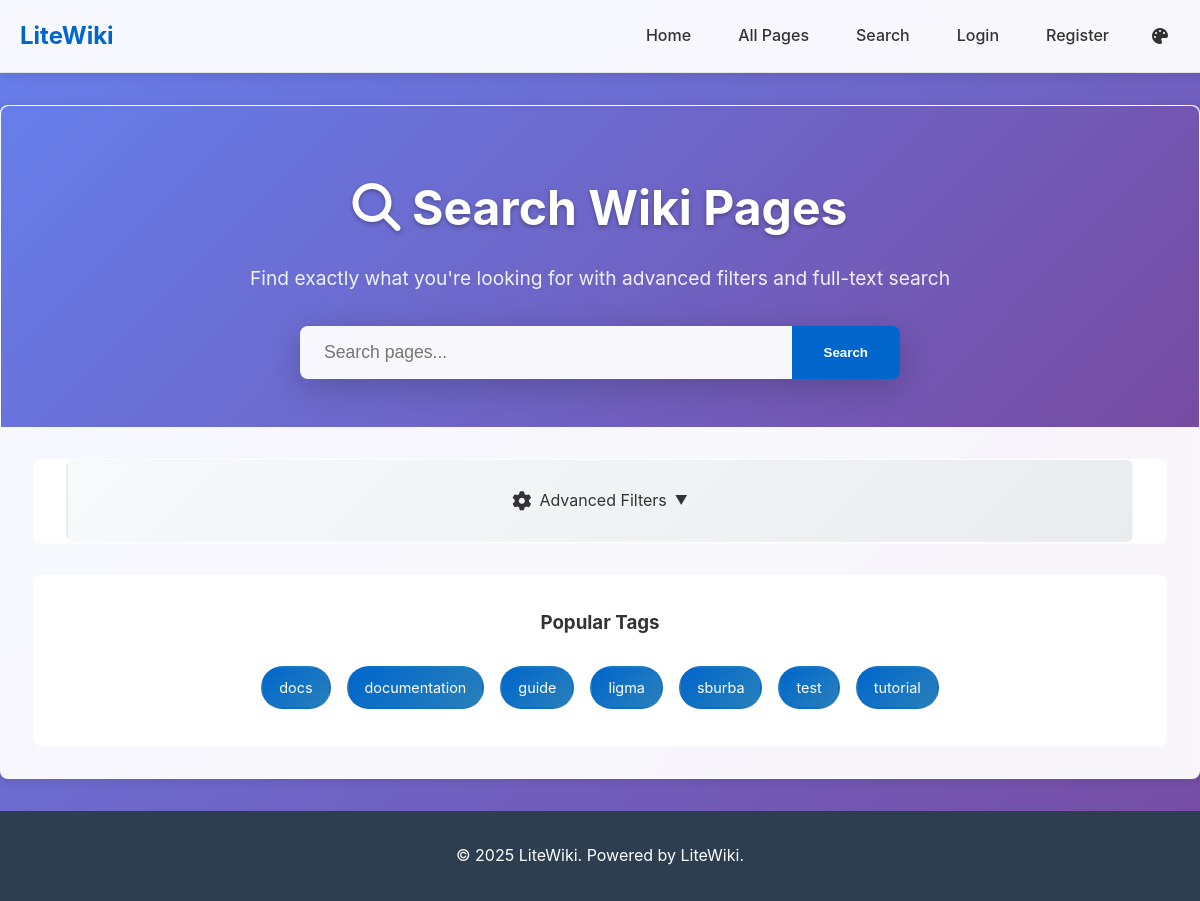
Page /?action=search on the earlier database version.
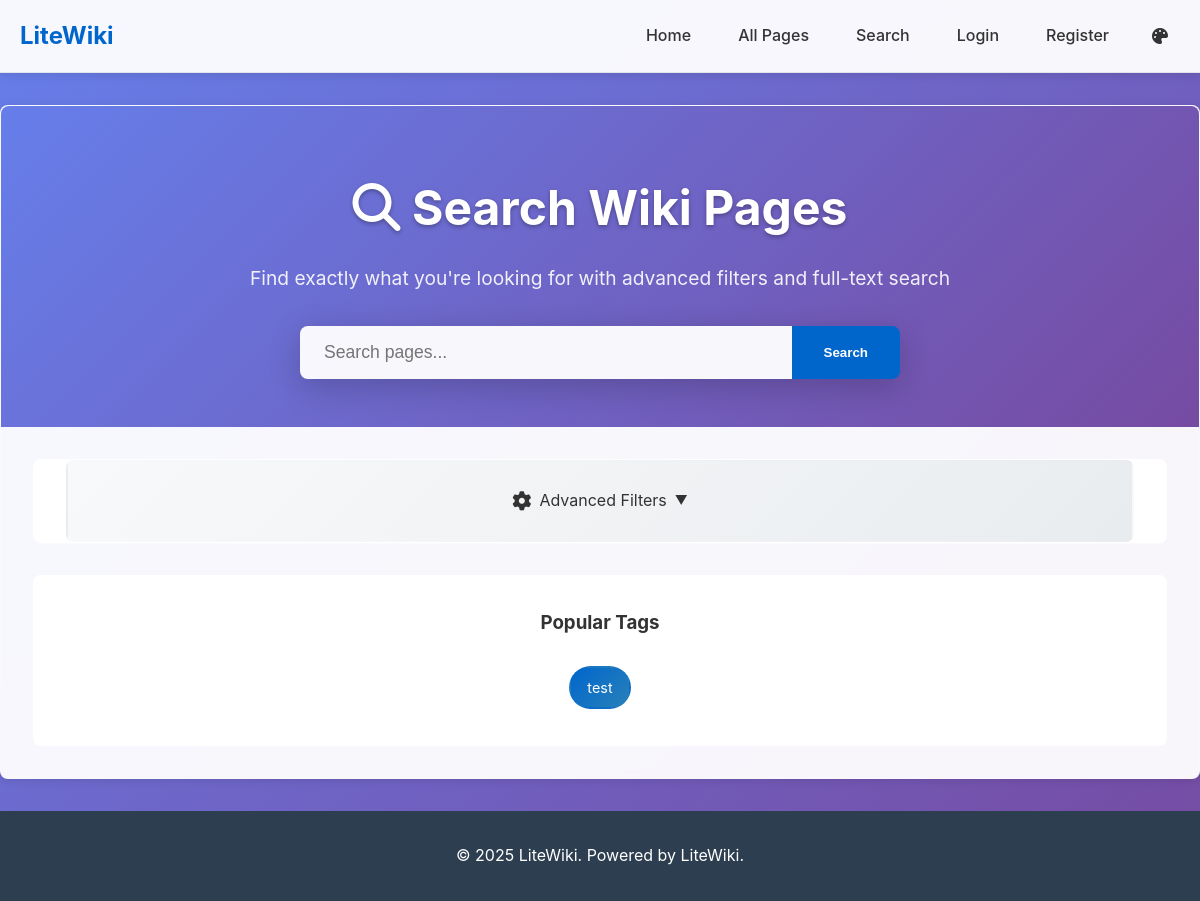
Same page on the later database version.
### tables this page shows
CREATE TABLE tags (
                id INTEGER PRIMARY KEY AUTOINCREMENT,
                name TEXT UNIQUE NOT NULL,
                created_at DATETIME DEFAULT CURRENT_TIMESTAMP
            );

### core/config.php (called while the page is built, shortened)
<?php
$config = [
    "site_title" => "LiteWiki",
    "site_description" => "A lightweight wiki framework",
    "base_url" => "http://localhost/litewiki",
    "logo_path" => "",
    "logo_width" => "40px",
    "logo_height" => "auto",
    "db_path" => __DIR__ . "/../storage/litewiki.db",
    "session_name" => "litewiki_session",
    "session_lifetime" => 3600 * 24 * 7,
    "api_key" => "test-api-key",
    "api_rate_limit" => 100,
    "markdown_extensions" => [
        "extra" => true,
        "footnotes" => true,
        "tables" => true,
        "task_lists" => true,
    ],
    "theme" => "minimal",
    "css_path" => "/css/style.css",
    "js_path" => "/js/main.js",
    "upload_path" => __DIR__ . "/../public/assets/",
    "max_upload_size" => 5 * 1024 * 1024,
    "allowed_extensions" => [
        "jpg",
        "jpeg",
        "png",
        "gif",
        "svg",
        "pdf",
        "txt",
        "md",
    ],
    "password_min_length" => 8,
    "csrf_token_name" => "csrf_token",
    "enable_search" => true,
    "enable_revisions" => true,
    "enable_api" => true,
    "enable_auth" => true,
    "mermaid_config" => [
        "theme" => "default",
        "startOnLoad" => true,
    ],
    "items_per_page" => 20,
];
return $config;
?>

### core/wiki.php (called while the page is built, shortened)
<?php
require_once __DIR__ . '/db.php';
require_once __DIR__ . '/auth.php';
require_once __DIR__ . '/markdown.php';
class Wiki {
    private $db;
    public function __construct() {
        $config = include __DIR__ . '/config.php';
        $this->db = new Database($config['db_path']);
    }
    public function getAllTags() {
        return $this->db->getAllTags();
    }
}
?>

### core/db.php (called while the page is built, shortened)
<?php
class Database
{
    private $pdo;
    private $dbPath;
    public function __construct($dbPath = __DIR__ . "/../storage/litewiki.db")
    {
        $this->dbPath = $dbPath;
    }
    private function connect()
    {
        try {
            $this->pdo = new PDO("sqlite:" . $this->dbPath);
            $this->pdo->setAttribute(PDO::ATTR_ERRMODE, PDO::ERRMODE_EXCEPTION);
            $this->pdo->setAttribute(
                PDO::ATTR_DEFAULT_FETCH_MODE,
                PDO::FETCH_ASSOC,
            );
        } catch (PDOException $e) {
            die("Database connection failed: " . $e->getMessage());
        }
    }
    private function initializeSchema()
    {
        $this->pdo->exec("
            CREATE TABLE IF NOT EXISTS users (
                id INTEGER PRIMARY KEY AUTOINCREMENT,
                username TEXT UNIQUE NOT NULL,
                password_hash TEXT NOT NULL,
                role TEXT DEFAULT 'user',
                created_at DATETIME DEFAULT CURRENT_TIMESTAMP
            );
            CREATE TABLE IF NOT EXISTS authors (
                id INTEGER PRIMARY KEY AUTOINCREMENT,
                name TEXT UNIQUE NOT NULL,
                created_at DATETIME DEFAULT CURRENT_TIMESTAMP
            );
            CREATE TABLE IF NOT EXISTS pages (
                id INTEGER PRIMARY KEY AUTOINCREMENT,
                title TEXT UNIQUE NOT NULL,
                content TEXT,
                created_at DATETIME DEFAULT CURRENT_TIMESTAMP,
                updated_at DATETIME DEFAULT CURRENT_TIMESTAMP,
                created_by INTEGER,
                discoverable BOOLEAN DEFAULT 1,
                embedding BLOB,
                FOREIGN KEY (created_by) REFERENCES users(id)
            );
            CREATE TABLE IF NOT EXISTS page_authors (
                id INTEGER PRIMARY KEY AUTOINCREMENT,
                page_id INTEGER NOT NULL,
                author_id INTEGER NOT NULL,
                created_at DATETIME DEFAULT CURRENT_TIMESTAMP,
                FOREIGN KEY (page_id) REFERENCES pages(id) ON DELETE CASCADE,
                FOREIGN KEY (author_id) REFERENCES authors(id) ON DELETE CASCADE,
                UNIQUE(page_id, author_id)
            );
            CREATE TABLE IF NOT EXISTS revisions (
                id INTEGER PRIMARY KEY AUTOINCREMENT,
                page_id INTEGER NOT NULL,
                content TEXT,
                author_id INTEGER,
                timestamp DATETIME DEFAULT CURRENT_TIMESTAMP,
                FOREIGN KEY (page_id) REFERENCES pages(id),
                FOREIGN KEY (author_id) REFERENCES users(id)
            );
            CREATE TABLE IF NOT EXISTS star (
                user_id INTEGER NOT NULL,
                page_id INTEGER NOT NULL,
                FOREIGN KEY (user_id) REFERENCES users(id),
                FOREIGN KEY (page_id) REFERENCES pages(id),
                PRIMARY KEY (user_id, page_id)
            );
            CREATE VIRTUAL TABLE IF NOT EXISTS pages_fts USING fts5(title, content);
        ");
    }
    private function initializeTagsSchema()
    {
        $this->pdo->exec("
            CREATE TABLE IF NOT EXISTS tags (
                id INTEGER PRIMARY KEY AUTOINCREMENT,
                name TEXT UNIQUE NOT NULL,
                created_at DATETIME DEFAULT CURRENT_TIMESTAMP
            );
            CREATE TABLE IF NOT EXISTS page_tags (
                id INTEGER PRIMARY KEY AUTOINCREMENT,
                page_id INTEGER NOT NULL,
                tag_id INTEGER NOT NULL,
                created_at DATETIME DEFAULT CURRENT_TIMESTAMP,
                FOREIGN KEY (page_id) REFERENCES pages(id) ON DELETE CASCADE,
                FOREIGN KEY (tag_id) REFERENCES tags(id) ON DELETE CASCADE,
                UNIQUE(page_id, tag_id)
            );
        ");
    }
    public function query($sql, $params = [])
    {
        $stmt = $this->pdo->prepare($sql);
        $stmt->execute($params);
        return $stmt;
    }
    public function fetchAll($sql, $params = [])
    {
        return $this->query($sql, $params)->fetchAll();
    }
    public function getAllTags()
    {
        return $this->fetchAll("SELECT id, name FROM tags ORDER BY name");
    }
}
?>

### core/auth.php (called while the page is built, shortened)
<?php
require_once __DIR__ . '/db.php';
class Auth {
    public function __construct() {
        $this->config = include __DIR__ . '/config.php';
    }
}
?>

### core/markdown.php (called while the page is built, shortened)
<?php
class MarkdownProcessor {
    public function __construct() {
        $configData = include __DIR__ . '/config.php';
    }
}
?>

### public/index.php (the view, shortened to what the changed rows need)
<?php
require_once __DIR__ . "/../core/config.php";
require_once __DIR__ . "/../core/db.php";
require_once __DIR__ . "/../core/auth.php";
require_once __DIR__ . "/../core/markdown.php";
require_once __DIR__ . "/../core/wiki.php";
$config = include __DIR__ . "/../core/config.php";
$wiki = new Wiki();
$action = $_GET["action"] ?? "view";
require_once __DIR__ . "/../templates/header.php";
switch ($action) {
    case "search":
        showSearchForm();
        break;
}
require_once __DIR__ . "/../templates/footer.php";
function showSearchForm()
{
    global $pageTitle, $wiki;
    $selectedTags = isset($_GET["tags"])
        ? (is_array($_GET["tags"])
            ? $_GET["tags"]
            : [$_GET["tags"]])
        : [];
    $allTags = $wiki->getAllTags();
    echo '<div class="search-hero">';
    echo '<div class="search-hero-content">';
    echo '<h1><i class="fas fa-search"></i> Search Wiki Pages</h1>';
    echo "</div>";
    echo "</div>";
    if (!empty($allTags)) {
        echo '<div class="popular-tags-section">';
        echo '<div class="container">';
        echo '<div class="popular-tags">';
        foreach (array_slice($allTags, 0, 15) as $tag) {
            $isSelected = in_array($tag["name"], $selectedTags);
            $tagClass = $isSelected ? "tag-link active" : "tag-link";
            echo '<a href="' .
                addTagToUrl($tag["name"]) .
                '" class="' .
                $tagClass .
                '">' .
                htmlspecialchars($tag["name"]) .
                "</a>";
        }
        echo "</div>";
        echo "</div>";
        echo "</div>";
    }
}
function addTagToUrl($tagName)
{
    $params = $_GET;
    if (!isset($params["tags"])) {
        $params["tags"] = [];
    } elseif (!is_array($params["tags"])) {
        $params["tags"] = [$params["tags"]];
    }
    if (!in_array($tagName, $params["tags"])) {
        $params["tags"][] = $tagName;
    }
    $queryString = http_build_query($params);
    return "/?action=search" . (!empty($queryString) ? "&" . $queryString : "");
}
?>

Differences in the rows shown:
removed tags: name "docs"
removed tags: name "documentation"
removed tags: name "guide"
removed tags: name "ligma"
removed tags: name "sburba"
removed tags: name "tutorial"
